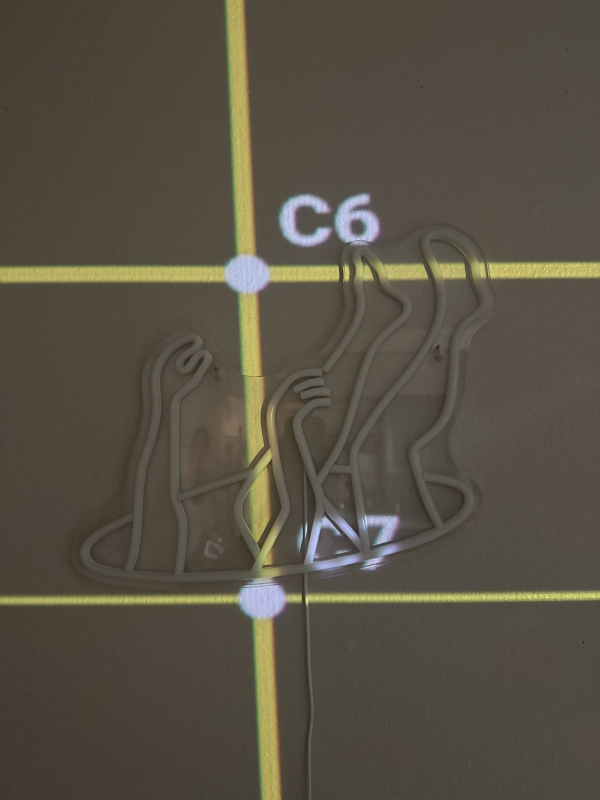
#> input picture docs/wall-round4-assets/led-sign-grid-C6-C7.jpg, 1200 x 1600 px, found by its file name (shown at 1/2 size)
$ python proj.py
#> lines starting #> are read from the running program, lines starting #| are printed output that depends on the picture; long printed decimals are rounded
import cv2, numpy as np, json
g=cv2.imread('/home/claude/ws-r4-w8/docs/wall-round4-assets/led-sign-grid-C6-C7.jpg').astype(float)
b,gr,r=g[...,0],g[...,1],g[...,2]
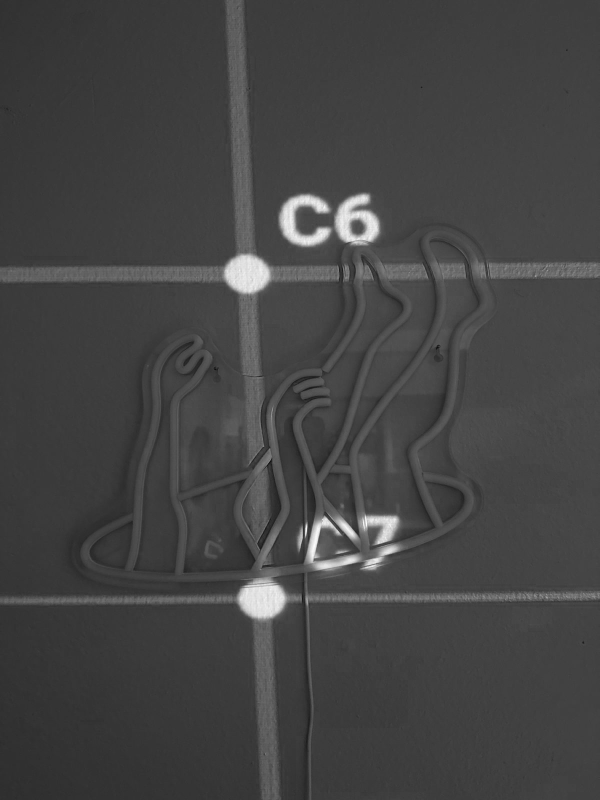
#> b: shape (1600, 1200) float64 (shown at 1/2 size); min 6, max 255, mean 67.9
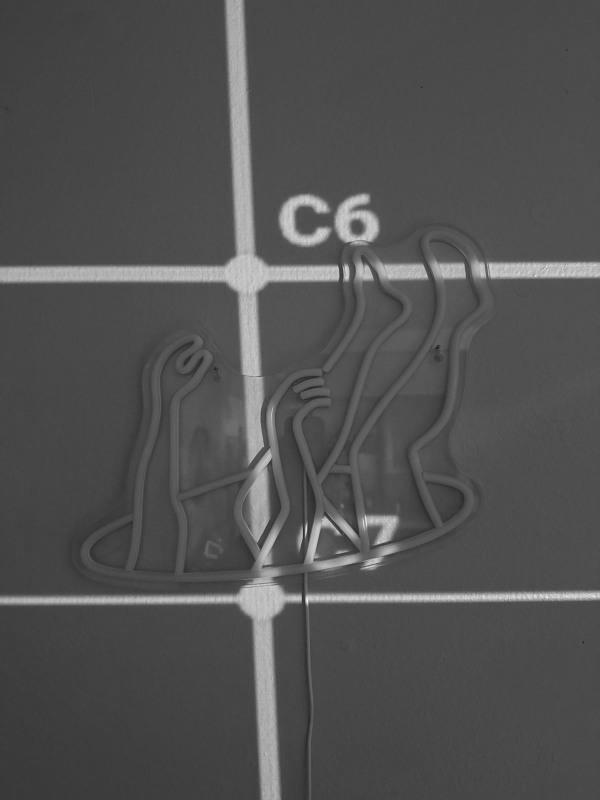
#> gr: shape (1600, 1200) float64 (shown at 1/2 size); min 19, max 255, mean 81.3
Y=(r+gr)/2-b
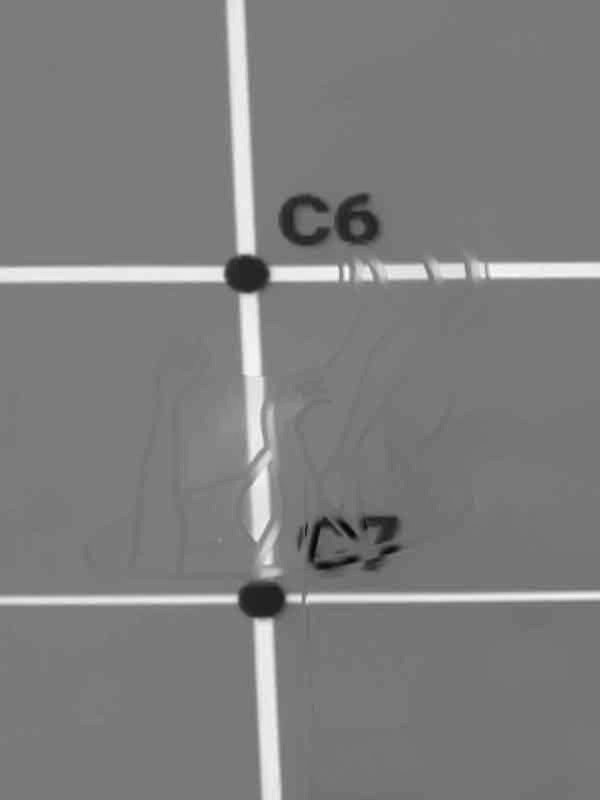
#> Y: shape (1600, 1200) float64 (shown at 1/2 size); min -61.5, max 95.5, mean 16.3; drawn with min black and max white
def center(prof,off):
#> called with prof = array of shape (100,), off = 420
    base=np.median(np.r_[prof[:10],prof[-10:]]); w=np.clip(prof-base-(prof.max()-base)*.3,0,None); return off+np.sum(w*np.arange(len(prof)))/np.sum(w)
#> after `base = np.median(np.r_[prof[:10], prof[-10:]])`: base = 15
#> after `w = np.clip(prof - base - (prof.max() - base) * 0.3, 0, None)`: w = 100 values, max 47.95 at index 56, min 0 at index 0, mean 14.23
colpts=[(center(Y[y,int(470+.045*y)-50:int(470+.045*y)+50],int(470+.045*y)-50),y) for y in list(range(20,420,20))+list(range(1260,1600,20))]
#> colpts = 37 pairs, first value 470.8 to 542.4, second value 20 to 1580
r6=[(x,center(Y[508:588,x],508)) for x in list(range(10,420,20))+list(range(1020,1200,20))]
#> r6 = 30 pairs, first value 10 to 1180, second value 539.7 to 549
r7=[(x,center(Y[1157:1237,x],1157)) for x in list(range(10,440,20))+list(range(700,1200,20))]
#> r7 = 47 pairs, first value 10 to 1180, second value 1191.2 to 1200.6
cx=np.polyfit([p[1] for p in colpts],[p[0] for p in colpts],1)   # x = a*y+b
#> cx = [0.0458, 469.6]
c6=np.polyfit([p[0] for p in r6],[p[1] for p in r6],1)             # y = a*x+b
#> c6 = [-0.00852, 549.8]
c7=np.polyfit([p[0] for p in r7],[p[1] for p in r7],1)
#> c7 = [-0.00785, 1201.3]
print('colC x=%.4f*y+%.1f'%tuple(cx),'row6 y=%.4f*x+%.1f'%tuple(c6),'row7 y=%.4f*x+%.1f'%tuple(c7))
#| colC x=0.0458*y+469.6 row6 y=-0.0085*x+549.8 row7 y=-0.0079*x+1201.3
def inter(cl,rl):
    # x=a*y+b ; y=c*x+d
    a,b_=cl; c,d=rl; y=(c*b_+d)/(1-c*a); return np.array([a*y+b_,y])
#> after `a, b_ = cl`: a = 0.0458; b_ = 469.6
#> after `c, d = rl`: c = -0.00852; d = 549.8
#> after `y = (c * b_ + d) / (1 - c * a)`: y = 545.6
O6=inter(cx,c6); O7=inter(cx,c7); print('C6',O6,'C7',O7)
#> after `O6 = inter(cx, c6)`: O6 = [494.6, 545.6]
#> after `O7 = inter(cx, c7)`: O7 = [524.4, 1197.2]
#| C6 [494.563 545.574  ] C7 [ 524.426  1197.203]
H_=540; W_=960; V=9.6*0+np.linalg.norm(O7-O6)/(H_/8); HS=V*1.20
#> after `V = 9.6 * 0 + np.linalg.norm(O7 - O6) / (H_ / 8)`: V = 9.66
#> after `HS = V * 1.2`: HS = 11.6
print('vscale',V,'hscale',HS)
#| vscale 9.664 hscale 11.597
ey=(O7-O6)/(H_/8)
#> ey = [0.442, 9.65]
rowdir=np.array([1,c6[0]]); rowdir/=np.linalg.norm(rowdir); rowdir7=np.array([1,c7[0]]); rowdir7/=np.linalg.norm(rowdir7)
#> after `rowdir = np.array([1, c6[0]])`: rowdir = [1, -0.00852]
#> after `rowdir7 = np.array([1, c7[0]])`: rowdir7 = [1, -0.00785]
ex=(rowdir+rowdir7)/2; ex=ex/np.linalg.norm(ex)*HS
#> after `ex = (rowdir + rowdir7) / 2`: ex = [1, -0.00818]
#> after `ex = ex / np.linalg.norm(ex) * HS`: ex = [11.6, -0.0949]
M=np.array([ex,ey]).T; Mi=np.linalg.inv(M)
#> after `M = np.array([ex, ey]).T`: M = [[11.6, 0.442], [-0.0949, 9.65]]
#> after `Mi = np.linalg.inv(M)`: Mi = [[0.0862, -0.00395], [0.000848, 0.104]]
def photo2norm(p):
    uv=(np.asarray(p)-O6)@Mi.T
#> uv = [[0, 0], [4.74e-16, 67.5]]
    return np.stack([2/12+uv[:,0]/W_, 6/8+uv[:,1]/H_],1)
json.dump({'O6':O6.tolist(),'ex':ex.tolist(),'ey':ey.tolist()},open('photo2proj.json','w'))
np.save('Mi.npy',Mi); np.save('O6.npy',O6)
print(photo2norm([O6,O7]))
#| [[0.1667 0.75      ]
#|  [0.1667 0.875     ]]
